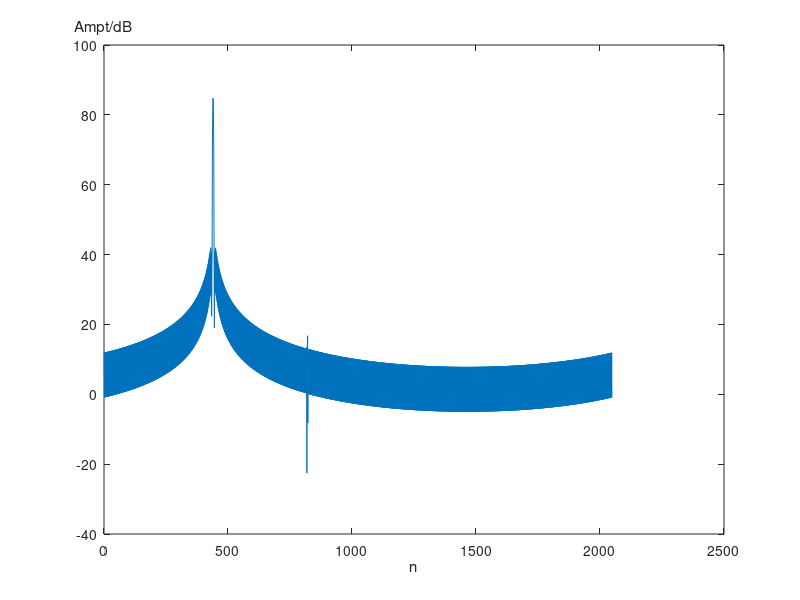

This figure's MATLAB source:

N = 1024;

n = 0:N-1;

x1 = 31.6 * exp(1j * 3*pi / 7 * n) + 0.005 * exp(1j * 4*pi / 5 * n);

% x2 = boxcar(N);

% X2 = fft(x2, N*2);

% freq2=(-N:N-1)/(N*2);

% X2_dB = 20 * log10(abs(X2) / max(abs(X2)) + eps);

% % [X2, w] = freqz(x2, 1, 4096, "whole");

% % X2_dB = 20 * log10(abs(X2));

% subplot(2, 1, 1);
% % plot(w/pi, abs(X2_dB));
% plot(abs(X2));

% subplot(2, 1, 2);
% % plot(w/pi, abs(X2));
% plot(freq2, X2_dB);



%矩形窗所截信号
% subplot(2, 1, 1);

% N1 = 1024;

% x1_rect = x1(1:N1) .* boxcar(N1)';

% %DFT变换
% X1_rect = fft(x1_rect, 2*N1);

% X1_rect_dB = 20 * log10(abs(X1_rect));

% plot(abs(X1_rect_dB));
% xlabel("n");
% ylabel("Ampt/dB", "Rotation", 0, "Position", [0, 103]);


% %Hamming窗所截信号
% subplot(2, 1, 2);

N2 = 1024;

x1_hamming = x1(1:N2) .* hamming(N2)';

%DFT变换
X1_hamming = fft(x1_hamming, 2*N2);

X1_hamming_dB = 20 * log10(abs(X1_hamming));

plot(X1_hamming_dB);
xlabel("n");
ylabel("Ampt/dB", "Rotation", 0, "Position", [0, 103]);


